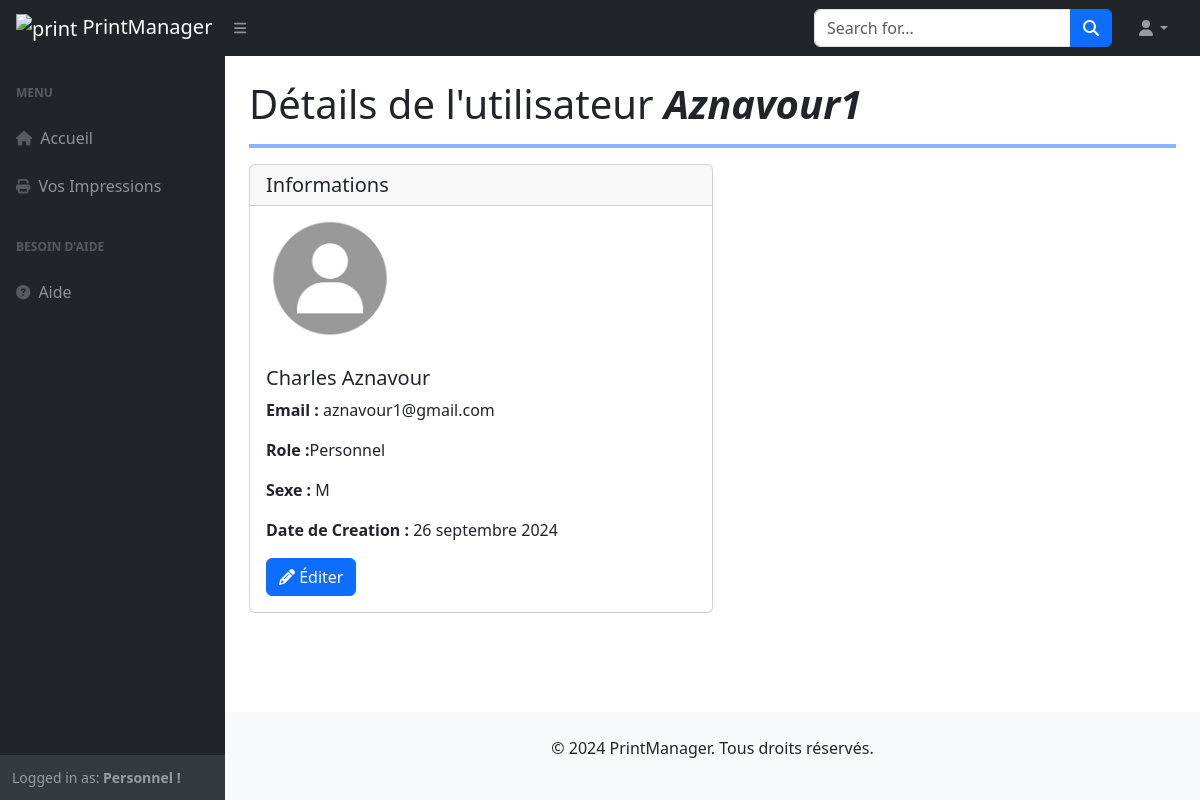
The page /users/aznavour1/details/ on the database as committed earlier.
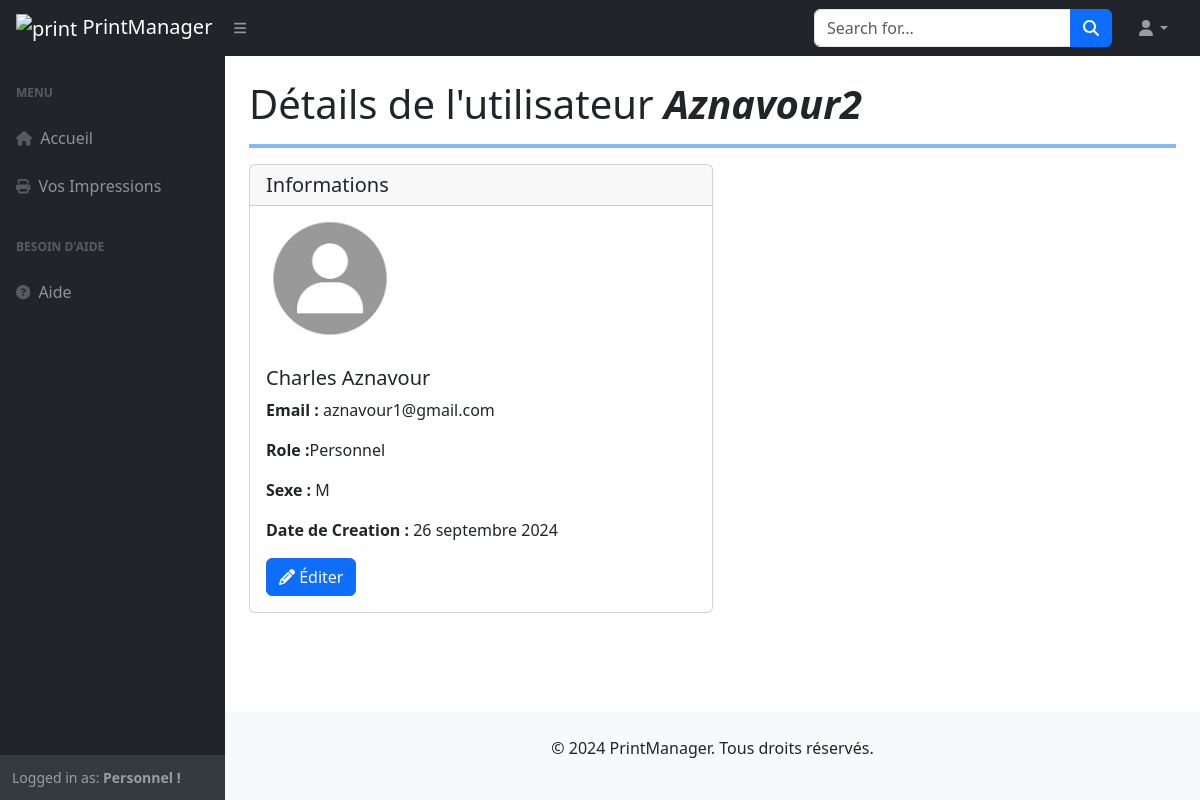
The same page on the database as committed later.
### printers/models.py (models this page shows, shortened)
class CustomUser(AbstractUser):
    ADMIN = 'ADMIN'
    PERSONNEL = 'Personnel'
    MALE = 'M'
    FEMALE = 'F'
    ROLE_CHOICES = (
        (ADMIN, 'ADMIN'),
        (PERSONNEL, 'Personnel'),
    )
    SEX_CHOICES = (
        (MALE, 'Masculin'),
        (FEMALE, 'Feminin'),
    )
    role = models.CharField(max_length=30, choices=ROLE_CHOICES, verbose_name='Rôle')
    sexe = models.CharField(max_length=10, choices=SEX_CHOICES, verbose_name='Sexe')
    slug = models.SlugField(max_length=200, unique=True, blank=True)
    last_updated = models.DateTimeField(auto_now=True)
    created_on = models.DateField(blank=True, null=True)
    class Meta:
        ordering = ['-created_on']
        verbose_name = "Utilisateur"

### printers/views.py (the view)
# urls.py: path('users/<slug:slug>/details/', CustomUserDetailView.as_view(), name='user_details'),
class CustomUserDetailView(DetailView):
    model = CustomUser
    template_name = 'users/user_detail.html'
    context_object_name = 'user'
    slug_field = 'slug'
    slug_url_kwarg = 'slug'

### printers/templates/users/user_detail.html (shortened to what this page needs)
{% extends 'base.html' %}
{% load static %}
    {% block content %}
    {% include 'layouts/Navbar.html' %}
    <div id="layoutSidenav">
        {% include 'layouts/Sidenav.html' %}
        <div id="layoutSidenav_content">
            <main>
                <div class="container-fluid px-4">
                    <h1 class="mt-4">Détails de l'utilisateur <strong><i>{{ user.username }}</i></strong></h1>
                        <hr class="border border-primary border-2 opacity-50">
                        <div class="card w-50">
                            <h5 class="card-header">Informations</h5>
                            <img style="width: 10rem;" src="{% static 'img/printer.png' %}" class="card-img-top" alt="...">
                            <div class="card-body">
                              <h5 class="card-title">{{ user.first_name }} {{ user.last_name }}</h5>
                              <p class="card-text"><strong>Email : </strong>{{ user.email }}</p>
                              <p class="card-text"><strong>Role :</strong>{{ user.get_role_display }}</p>
                              <p class="card-text"><b>Sexe :</b> {{ user.sexe }}</p>
                              <p class="card-text"><b>Date de Creation : </b> {{ user.created_on }}</p>
                              <a href="{% url 'edit_user' user.slug %}" class="btn btn-primary">
                                <i class="fa fa-pencil" aria-hidden="true"></i>
                                Éditer</a>
                            </div>
                        </div>
                </div>
            </main>
            {% include 'layouts/footer.html' %}
        </div>
    </div>
    {% endblock %}

### printers/templates/layouts/Sidenav.html (shortened to what this page needs)
<div id="layoutSidenav_nav">
    <nav class="sb-sidenav accordion sb-sidenav-dark" id="sidenavAccordion">
        <div class="sb-sidenav-menu">
            <div class="nav">
                <div class="sb-sidenav-menu-heading">Menu</div>
                <a class="nav-link" href="/dashboard">
                    <div class="sb-nav-link-icon"><i class="fa fa-home"></i></div>
                    Accueil
                </a>
                <a class="nav-link" href="/print/jobs/">
                    <div class="sb-nav-link-icon">
                        <i class="fa fa-print" aria-hidden="true"></i>
                    </div>
                    Vos Impressions
                </a>
                <div class="sb-sidenav-menu-heading">Besoin d'aide</div>
                <a class="nav-link" href="#">
                    <div class="sb-nav-link-icon"><i class="fa fa-question-circle"></i></div>
                    Aide
                </a>
            </div>
        </div>
        <div class="sb-sidenav-footer">
            <div class="small">Logged in as:
                {% if user.is_authenticated %}
                <strong>{{ user.role }} !</strong>
                {% else %}
                <strong>
                    {{ user.username }}
                </strong>
                {% endif %}
            </div>
        </div>
    </nav>
</div>

Rows that differ between the two databases and show on the page:
changed CustomUser "Charles": username "Aznavour1" → "Aznavour2"
